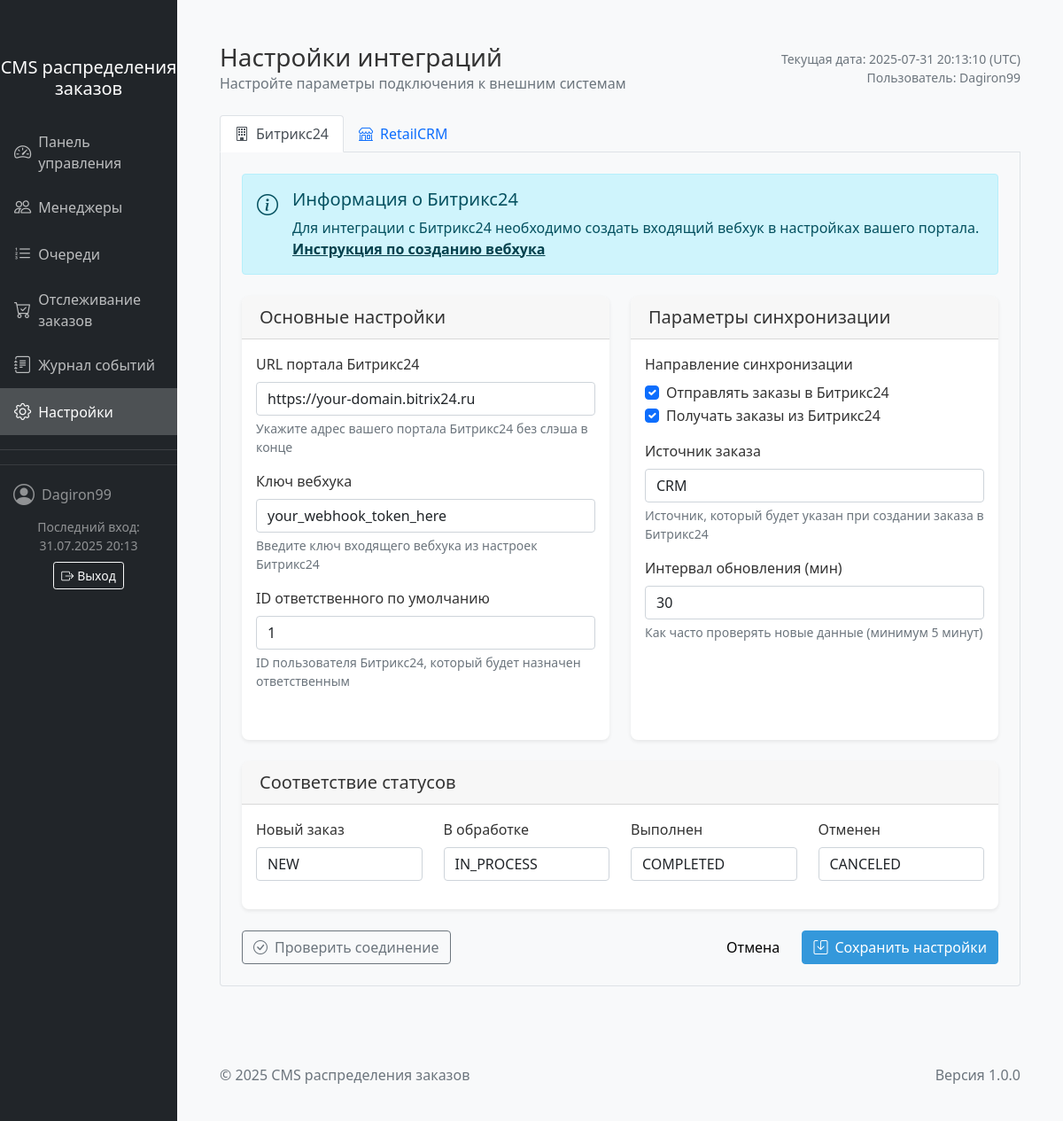
The app's page /settings/integration with its own data.
### tables this page shows
CREATE TABLE IF NOT EXISTS integration_settings (
    id INT AUTO_INCREMENT PRIMARY KEY,
    type VARCHAR(50) NOT NULL,
    settings TEXT NOT NULL,
    created_at DATETIME NOT NULL,
    updated_at DATETIME NOT NULL,
    UNIQUE KEY (type)
);

### src/app/Controllers/BaseController.php (called while the page is built, shortened)
<?php
class BaseController
{
    protected function view($viewName, $data = [])
    {
        extract($data);
        include BASE_PATH . '/resources/views/' . $viewName . '.php';
        include BASE_PATH . '/resources/views/layouts/default.php';
    }
}

### src/app/Controllers/SettingsController.php (called while the page is built, shortened)
<?php
class SettingsController extends BaseController
{
    private $Settings;
    public function __construct()
    {
        $this->Settings = new Settings();
    }
    public function integration()
    {
        $this->view('settings/integration', [
            'pageTitle' => 'Настройки интеграций',
            'Settings' => $this->Settings,
            'currentDate' => date('Y-m-d H:i:s'),
            'currentUser' => $_SESSION['user_login'] ?? 'Dagiron99'
        ]);
    }
}

### src/index.php (called while the page is built, shortened)
<?php
require_once BASE_PATH . '/app/Controllers/BaseController.php';
require_once BASE_PATH . '/app/Models/Database.php';
require_once BASE_PATH . '/app/Models/Settings.php';
$router = new Router();
$router->resolve($_SERVER['REQUEST_URI']);

### src/app/Models/Settings.php (called while the page is built, shortened)
<?php
class Settings
{
    private $db;
    public function __construct()
    {
        $this->db = Database::getInstance()->getConnection();
    }
    public function getSettings($integrationType)
    {
        try {
            $stmt = $this->db->prepare("
                SELECT settings
                FROM integration_settings
                WHERE type = :type
                LIMIT 1
            ");
            $stmt->bindParam(':type', $integrationType, PDO::PARAM_STR);
            $stmt->execute();
            $result = $stmt->fetch(PDO::FETCH_ASSOC);
            if ($result && !empty($result['settings'])) {
                return json_decode($result['settings'], true);
            }
            return [];
        } catch (PDOException $e) {
            error_log("Ошибка при получении настроек интеграции: " . $e->getMessage());
            return [];
        }
    }
}

### src/app/Models/Database.php (called while the page is built, shortened)
<?php
class Database
{
    private static $instance = null;
    private $connection = null;
    private function __construct()
    {
        $configPath = BASE_PATH . '/config/database.php';
        $config = require $configPath;
        try {
            $dsn = "mysql:host={$config['host']};dbname={$config['database']};charset={$config['charset']}";
            $options = [
                \PDO::ATTR_ERRMODE => \PDO::ERRMODE_EXCEPTION,
                \PDO::ATTR_DEFAULT_FETCH_MODE => \PDO::FETCH_ASSOC,
                \PDO::ATTR_EMULATE_PREPARES => false,
            ];
            $this->connection = new \PDO($dsn, $config['username'], $config['password'], $options);
        } catch (\PDOException $e) {
            error_log("Database connection error: " . $e->getMessage());
            throw new \RuntimeException('Database connection failed');
        }
    }
    public static function getInstance()
    {
        if (self::$instance === null) {
            self::$instance = new self();
        }
        return self::$instance;
    }
    public function getConnection()
    {
        return $this->connection;
    }
}

### src/config/database.php (called while the page is built)
<?php
return [
    'driver' => 'mysql',
    'host' => 'queue_cms_db',
    'port' => 3306,
    'database' => 'queue_cms',
    'username' => 'queue_user',
    'password' => 'root',
    'charset' => 'utf8mb4',
    'collation' => 'utf8mb4_unicode_ci',
    'prefix' => '',
    'options' => [
        PDO::ATTR_ERRMODE => PDO::ERRMODE_EXCEPTION,
        PDO::ATTR_DEFAULT_FETCH_MODE => PDO::FETCH_ASSOC,
        PDO::ATTR_EMULATE_PREPARES => false,
    ],
];

### src/resources/views/settings/integration.php (the view, shortened to what this page needs)
<?php
$bitrixSettings = $Settings->getSettings('bitrix24');
$activeTab = $_GET['tab'] ?? 'bitrix24';
?>
<div class="container-fluid py-4">
    <div class="d-flex justify-content-between align-items-center mb-4">
        <div>
            <h1 class="h3 mb-0 text-gray-800">Настройки интеграций</h1>
            <p class="mb-0 text-muted">Настройте параметры подключения к внешним системам</p>
        </div>
        <div class="text-end">
            <div class="small text-muted">Текущая дата: <?php echo date('Y-m-d H:i:s'); ?> (UTC)</div>
            <div class="small text-muted">Пользователь: <?php echo htmlspecialchars($_SESSION['user_login'] ?? 'Dagiron99'); ?></div>
        </div>
    </div>
    <ul class="nav nav-tabs" id="integrationTabs" role="tablist">
        <li class="nav-item" role="presentation">
            <button class="nav-link <?php echo $activeTab == 'bitrix24' ? 'active' : ''; ?>"
                    id="bitrix24-tab"
                    data-bs-toggle="tab"
                    data-bs-target="#bitrix24-content"
                    type="button"
                    role="tab"
                    aria-controls="bitrix24-content"
                    aria-selected="<?php echo $activeTab == 'bitrix24' ? 'true' : 'false'; ?>">
                <i class="bi bi-building me-2"></i>Битрикс24
            </button>
        </li>
        <li class="nav-item" role="presentation">
            <button class="nav-link <?php echo $activeTab == 'retailcrm' ? 'active' : ''; ?>"
                    id="retailcrm-tab"
                    data-bs-toggle="tab"
                    data-bs-target="#retailcrm-content"
                    type="button"
                    role="tab"
                    aria-controls="retailcrm-content"
                    aria-selected="<?php echo $activeTab == 'retailcrm' ? 'true' : 'false'; ?>">
                <i class="bi bi-shop me-2"></i>RetailCRM
            </button>
        </li>
    </ul>
    <div class="tab-content p-4 border border-top-0 rounded-bottom" id="integrationTabsContent">
        <div class="tab-pane fade <?php echo $activeTab == 'bitrix24' ? 'show active' : ''; ?>"
             id="bitrix24-content"
             role="tabpanel"
             aria-labelledby="bitrix24-tab">
            <form id="bitrix24-form" method="post" action="/settings/save">
                <div class="alert alert-info mb-4">
                    <div class="d-flex">
                        <div class="me-3">
                            <i class="bi bi-info-circle fs-4"></i>
                        </div>
                        <div>
                            <h5 class="alert-heading">Информация о Битрикс24</h5>
                            <p class="mb-0">Для интеграции с Битрикс24 необходимо создать входящий вебхук в настройках вашего портала.</p>
                            <a href="https://helpdesk.bitrix24.ru/open/17865378/" target="_blank" class="alert-link">Инструкция по созданию вебхука</a>
                        </div>
                    </div>
                </div>
                <div class="row mb-4">
                    <div class="col-md-6">
                        <div class="card h-100">
                            <div class="card-header">
                                <h5 class="m-0">Основные настройки</h5>
                            </div>
                            <div class="card-body">
                                <div class="mb-3">
                                    <label for="bitrix_portal_url" class="form-label">URL портала Битрикс24</label>
                                    <input type="url" class="form-control" id="bitrix_portal_url" name="settings[portal_url]"
                                           value="<?php echo htmlspecialchars($bitrixSettings['portal_url'] ?? ''); ?>"
                                           placeholder="https://example.bitrix24.ru">
                                    <div class="form-text">Укажите адрес вашего портала Битрикс24 без слэша в конце</div>
                                </div>
                                <div class="mb-3">
                                    <label for="bitrix_webhook" class="form-label">Ключ вебхука</label>
                                    <input type="text" class="form-control" id="bitrix_webhook" name="settings[webhook]"
                                           value="<?php echo htmlspecialchars($bitrixSettings['webhook'] ?? ''); ?>"
                                           placeholder="xxxxxxxxxxxxxxxxxxxxxxxxxxxxxxxxxx">
                                    <div class="form-text">Введите ключ входящего вебхука из настроек Битрикс24</div>
                                </div>
                                <div class="mb-3">
                                    <label for="bitrix_responsible_id" class="form-label">ID ответственного по умолчанию</label>
                                    <input type="text" class="form-control" id="bitrix_responsible_id" name="settings[responsible_id]"
                                           value="<?php echo htmlspecialchars($bitrixSettings['responsible_id'] ?? ''); ?>"
                                           placeholder="1">
                                    <div class="form-text">ID пользователя Битрикс24, который будет назначен ответственным</div>
                                </div>
                            </div>
                        </div>
                    </div>
                    <div class="col-md-6">
                        <div class="card h-100">
                            <div class="card-header">
                                <h5 class="m-0">Параметры синхронизации</h5>
                            </div>
                            <div class="card-body">
                                <div class="mb-3">
                                    <label class="form-label">Направление синхронизации</label>
                                    <div class="form-check">
                                        <input class="form-check-input" type="checkbox" id="bitrix_sync_to" name="settings[sync_to]" value="1"
                                               <?php echo (($bitrixSettings['sync_to'] ?? 0) == 1) ? 'checked' : ''; ?>>
                                        <label class="form-check-label" for="bitrix_sync_to">Отправлять заказы в Битрикс24</label>
                                    </div>
                                    <div class="form-check">
                                        <input class="form-check-input" type="checkbox" id="bitrix_sync_from" name="settings[sync_from]" value="1"
                                               <?php echo (($bitrixSettings['sync_from'] ?? 0) == 1) ? 'checked' : ''; ?>>
                                        <label class="form-check-label" for="bitrix_sync_from">Получать заказы из Битрикс24</label>
                                    </div>
                                </div>
                                <div class="mb-3">
                                    <label for="bitrix_order_source" class="form-label">Источник заказа</label>
                                    <input type="text" class="form-control" id="bitrix_order_source" name="settings[order_source]"
                                           value="<?php echo htmlspecialchars($bitrixSettings['order_source'] ?? 'CRM'); ?>"
                                           placeholder="CRM">
                                    <div class="form-text">Источник, который будет указан при создании заказа в Битрикс24</div>
                                </div>
                                <div class="mb-3">
                                    <label for="bitrix_update_interval" class="form-label">Интервал обновления (мин)</label>
                                    <input type="number" class="form-control" id="bitrix_update_interval" name="settings[update_interval]"
                                           value="<?php echo intval($bitrixSettings['update_interval'] ?? 30); ?>"
                                           min="5" max="1440">
                                    <div class="form-text">Как часто проверять новые данные (минимум 5 минут)</div>
                                </div>
                            </div>
                        </div>
                    </div>
                </div>
                <div class="card mb-4">
                    <div class="card-header">
                        <h5 class="m-0">Соответствие статусов</h5>
                    </div>
                    <div class="card-body">
                        <div class="row">
                            <div class="col-md-3 mb-3">
                                <label for="bitrix_status_new" class="form-label">Новый заказ</label>
                                <input type="text" class="form-control" id="bitrix_status_new" name="settings[statuses][new]"
                                       value="<?php echo htmlspecialchars($bitrixSettings['statuses']['new'] ?? 'NEW'); ?>"
                                       placeholder="NEW">
                            </div>
                            <div class="col-md-3 mb-3">
                                <label for="bitrix_status_processing" class="form-label">В обработке</label>
                                <input type="text" class="form-control" id="bitrix_status_processing" name="settings[statuses][processing]"
                                       value="<?php echo htmlspecialchars($bitrixSettings['statuses']['processing'] ?? 'IN_PROCESS'); ?>"
                                       placeholder="IN_PROCESS">
                            </div>
                            <div class="col-md-3 mb-3">
                                <label for="bitrix_status_completed" class="form-label">Выполнен</label>
                                <input type="text" class="form-control" id="bitrix_status_completed" name="settings[statuses][completed]"
                                       value="<?php echo htmlspecialchars($bitrixSettings['statuses']['completed'] ?? 'COMPLETED'); ?>"
                                       placeholder="COMPLETED">
                            </div>
                            <div class="col-md-3 mb-3">
                                <label for="bitrix_status_canceled" class="form-label">Отменен</label>
                                <input type="text" class="form-control" id="bitrix_status_canceled" name="settings[statuses][canceled]"
                                       value="<?php echo htmlspecialchars($bitrixSettings['statuses']['canceled'] ?? 'CANCELED'); ?>"
                                       placeholder="CANCELED">
                            </div>
                        </div>
                    </div>
                </div>
                <div class="d-flex justify-content-between">
                    <button type="button" class="btn btn-outline-secondary" id="test-bitrix-connection">
                        <i class="bi bi-check-circle me-2"></i>Проверить соединение
                    </button>
                    <div>
                        <button type="reset" class="btn btn-light me-2">Отмена</button>
                        <button type="submit" class="btn btn-primary">
                            <i class="bi bi-save me-2"></i>Сохранить настройки
                        </button>
                    </div>
                </div>
            </form>
        </div>
    </div>
</div>

### src/css/main.css (style rules this page uses)
:root { --primary-color: #3498db; --secondary-color: #2c3e50; --success-color: #2ecc71; --warning-color: #f39c12; --danger-color: #e74c3c; --light-color: #ecf0f1; --dark-color: #2c3e50; }
body { font-family: 'Segoe UI', Tahoma, Geneva, Verdana, sans-serif; background-color: #f8f9fa; color: #333; }
.card { box-shadow: 0 0.125rem 0.25rem rgba(0, 0, 0, 0.075); border: none; margin-bottom: 1.5rem; border-radius: 0.5rem; overflow: hidden; }
.card-header { background-color: rgba(0, 0, 0, 0.03); border-bottom: 1px solid rgba(0, 0, 0, 0.125); font-weight: 600; padding: 0.75rem 1.25rem; }
.btn-primary { background-color: var(--primary-color); border-color: var(--primary-color); }

### records on screen
integration_settings: settings "https://your-domain.bitrix24.ru", settings "your_webhook_token_here", settings "1", settings "☑", settings "CRM", settings "30", settings "NEW", settings "IN_PROCESS", settings "COMPLETED", settings "CANCELED"

### other values on screen
getCurrentUser()['username'] "Dagiron99"
$_SESSION['user_login'] "Dagiron99"
